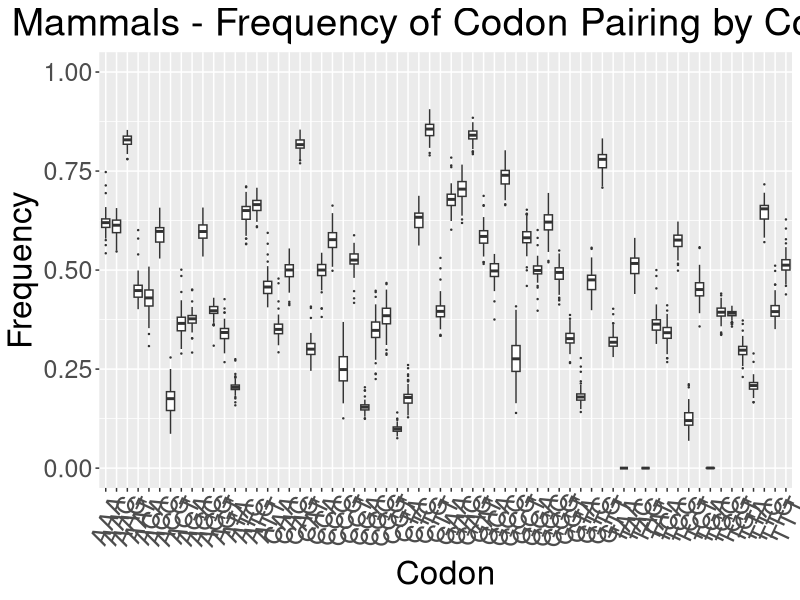

Here is the R script that generated this plot:
#Create a plot for the frequency of codong pairing by codong

#install.packages("ggplot2")

library(ggplot2)

 myData <- read.csv(file="mammals_codonFreq.txt",header=TRUE,sep=",");  #insert the path to the input file here

 png("mammals_codonFreq.png", width = 1400, height = 600) #insert the path to the output graph to be created here

 plot <- ggplot(data = myData, aes(x = species_codon, y = frequency)) + ylim(0,1.0) +
   theme(axis.text.x = element_text(angle=65, vjust=0.6)) +
   theme(axis.text = element_text(size = 18)) +
   theme(axis.title = element_text(size=24)) +
   theme(plot.title = element_text(size=28,hjust=0.5)) +
   geom_boxplot(outlier.size = 0.2)

 print(plot + ggtitle("Mammals - Frequency of Codon Pairing by Codon") + labs(x = "Codon", y = "Frequency")) #Change the title of the graph here

dev.off()

